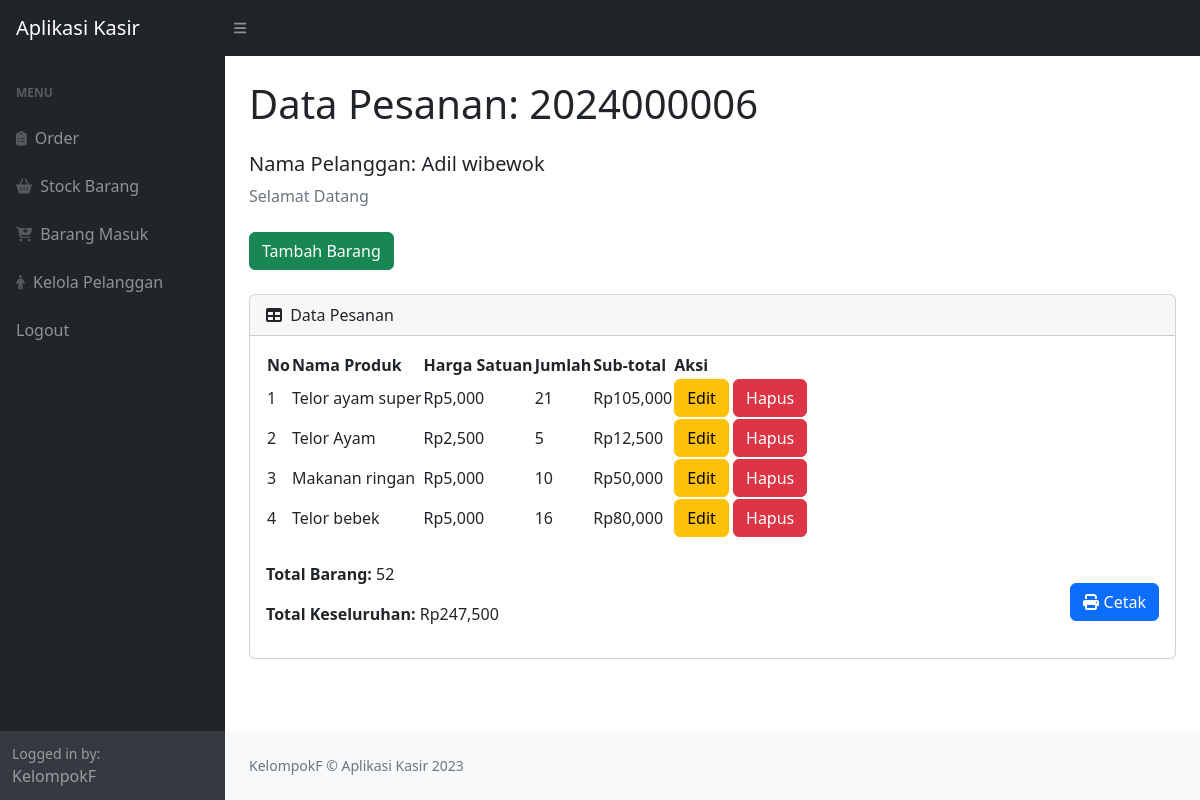
The page /view.php?idp=2024000006 (signed in) on the database its author committed.
### tables this page shows
CREATE TABLE `pesanan` (
  `idorder` int(11) NOT NULL,
  `tanggal` timestamp NOT NULL DEFAULT CURRENT_TIMESTAMP,
  `idpelanggan` int(11) NOT NULL
);

CREATE TABLE `pelanggan` (
  `idpelanggan` int(11) NOT NULL,
  `namapelanggan` varchar(50) NOT NULL,
  `notelp` varchar(15) NOT NULL,
  `alamat` text NOT NULL
);

CREATE TABLE `detailpesanan` (
  `iddetailpesanan` int(11) NOT NULL,
  `idpesanan` int(11) NOT NULL,
  `idproduk` int(11) NOT NULL,
  `qty` int(11) NOT NULL
);

CREATE TABLE `produk` (
  `idproduk` int(11) NOT NULL,
  `namaproduk` varchar(50) NOT NULL,
  `deskripsi` varchar(50) NOT NULL,
  `harga` int(11) NOT NULL,
  `stock` int(11) NOT NULL
);

### view.php (the view, shortened to what this page needs)
<?php
require 'ceklogin.php';
if(isset($_GET['idp'])){
    $idp = $_GET['idp'];
    $ambilnamapelanggan = mysqli_query($c,"select * from pesanan p, pelanggan pl where p.idpelanggan=pl.idpelanggan and p.idorder='$idp'");
    $np = mysqli_fetch_array($ambilnamapelanggan);
    $namapel = $np['namapelanggan'];
} else {
    header('location:index.php');
}
?>
<!DOCTYPE html>
<html lang="en">
    <head>
        <link href="https://cdn.jsdelivr.net/npm/simple-datatables@7.1.2/dist/style.min.css" rel="stylesheet" />
        <link href="css/styles.css" rel="stylesheet" />
    </head>
    <body class="sb-nav-fixed">
        <nav class="sb-topnav navbar navbar-expand navbar-dark bg-dark">
            <a class="navbar-brand ps-3" href="index.php">Aplikasi Kasir</a>
            <button class="btn btn-link btn-sm order-1 order-lg-0 me-4 me-lg-0" id="sidebarToggle" href="#!"><i class="fas fa-bars"></i></button>
        </nav>
        <div id="layoutSidenav">
            <div id="layoutSidenav_nav">
                <nav class="sb-sidenav accordion sb-sidenav-dark" id="sidenavAccordion">
                    <div class="sb-sidenav-menu">
                        <div class="nav">
                            <div class="sb-sidenav-menu-heading">Menu</div>
                        <a class="nav-link" href="index.php">
                            <div class="sb-nav-link-icon"><i class="fas fa-clipboard-list"></i></div>
                            Order
                        </a>
                        <a class="nav-link" href="stock.php">
                            <div class="sb-nav-link-icon"><i class="fas fa-shopping-basket"></i></div>
                            Stock Barang
                        </a>
                        <a class="nav-link" href="masuk.php">
                            <div class="sb-nav-link-icon"><i class="fas fa-cart-arrow-down"></i></div>
                            Barang Masuk
                        </a>
                        <a class="nav-link" href="pelanggan.php">
                            <div class="sb-nav-link-icon"><i class="fa-solid fa-person"></i></div>
                            Kelola Pelanggan
                        </a>
                        <a class="nav-link" href="logout.php">
                            Logout
                        </a>
                    </div>
                    </div>
                    <div class="sb-sidenav-footer">
                        <div class="small">Logged in by:</div>
                        KelompokF
                    </div>
                </nav>
            </div>
            <div id="layoutSidenav_content">
                <main>
                    <div class="container-fluid px-4">
                        <h1 class="mt-4">Data Pesanan: <?=$idp;?></h1>
                        <h5 class="mt-4">Nama Pelanggan: <?=$namapel;?></h5>
                        <ol class="breadcrumb mb-4">
                            <li class="breadcrumb-item active">Selamat Datang</li>
                        </ol>
                       <button type="button" class="btn btn-success mb-4" data-bs-toggle="modal" data-bs-target="#myModal">
                        Tambah Barang
                       </button>
                        <div class="card mb-4">
                            <div class="card-header">
                                <i class="fas fa-table me-1"></i>
                                Data Pesanan
                            </div>
                            <div class="card-body">
                                <table id="datatablesSimple">
                                    <thead>
                                        <tr>
                                            <th>No</th>
                                            <th>Nama Produk</th>
                                            <th>Harga Satuan</th>
                                            <th>Jumlah</th>
                                            <th>Sub-total</th>
                                            <th>Aksi</th>
                                        </tr>
                                    </thead>
                                    <tbody>
                                    <?php
                                    $get = mysqli_query($c,"select * from detailpesanan p, produk pr where p.idproduk=pr.idproduk and idpesanan='$idp'");
                                    $i = 1;
                                    $total_barang = 0;
                                    $total_keseluruhan = 0;
                                    while($p=mysqli_fetch_array($get)){
                                    $idpr = $p['idproduk'];
                                    $qty = $p['qty'];
                                    $harga = $p['harga'];
                                    $namaproduk = $p['namaproduk'];
                                    $subtotal =$qty*$harga;
                                    $total_barang += $qty;
                                    $total_keseluruhan += $subtotal;
                                    ?>
                                        <tr>
                                            <td><?=$i++;?></td>
                                            <td><?=$namaproduk;?></td>
                                            <td>Rp<?=number_format($harga);?></td>
                                            <td><?=number_format($qty);?></td>
                                            <td>Rp<?=number_format($subtotal);?></td>
                                            <td>
                                            <button type="button" class="btn btn-warning" data-bs-toggle="modal" data-bs-target="#edit<?=$idpr;?>">
                                                     Edit
                                                </button>
                                            <button type="button" class="btn btn-danger" data-bs-toggle="modal" data-bs-target="#delete<?=$idpr;?>">
                                                     Hapus
                                                </button>
                                            </td>
                                        </tr>
                                        <?php
                                        };
                                        ?>
                                    </tbody>
                                </table>
                                <div class="mt-4">
                                    <div class="d-flex justify-content-between align-items-center">
                                        <div>
                                            <p><strong>Total Barang:</strong> <?= $total_barang; ?></p>
                                            <p><strong>Total Keseluruhan:</strong> Rp<?= number_format($total_keseluruhan); ?></p>
                                        </div>
                                        <div>
                                        <button type="button" class="btn btn-primary" onclick="window.open('printstruk.php?idp=<?=$idp;?>', '_blank')">
                                        <i class="fas fa-print"></i> Cetak
                                         </button>
                                        </div>
                                    </div>
                                </div>
                            </div>
                        </div>
                    </div>
                </main>
                <footer class="py-4 bg-light mt-auto">
                    <div class="container-fluid px-4">
                        <div class="d-flex align-items-center justify-content-between small">
                            <div class="text-muted">KelompokF &copy; Aplikasi Kasir 2023</div>
                        </div>
                    </div>
                </footer>
            </div>
        </div>
    </body>
</html>

### rows shown on the page
pesanan: idpelanggan.namapelanggan "Adil wibewok"
detailpesanan: idproduk.namaproduk "Telor ayam super", idproduk.harga "5,000", qty "21", qty.harga "105,000"
detailpesanan: idproduk.namaproduk "Telor Ayam", idproduk.harga "2,500", qty "5", qty.harga "12,500"
detailpesanan: idproduk.namaproduk "Makanan ringan", idproduk.harga "5,000", qty "10", qty.harga "50,000"
detailpesanan: idproduk.namaproduk "Telor bebek", idproduk.harga "5,000", qty "16", qty.harga "80,000"

### other values the page prints
$idp "2024000006"
$total_barang "52"
$total_keseluruhan "247,500"
